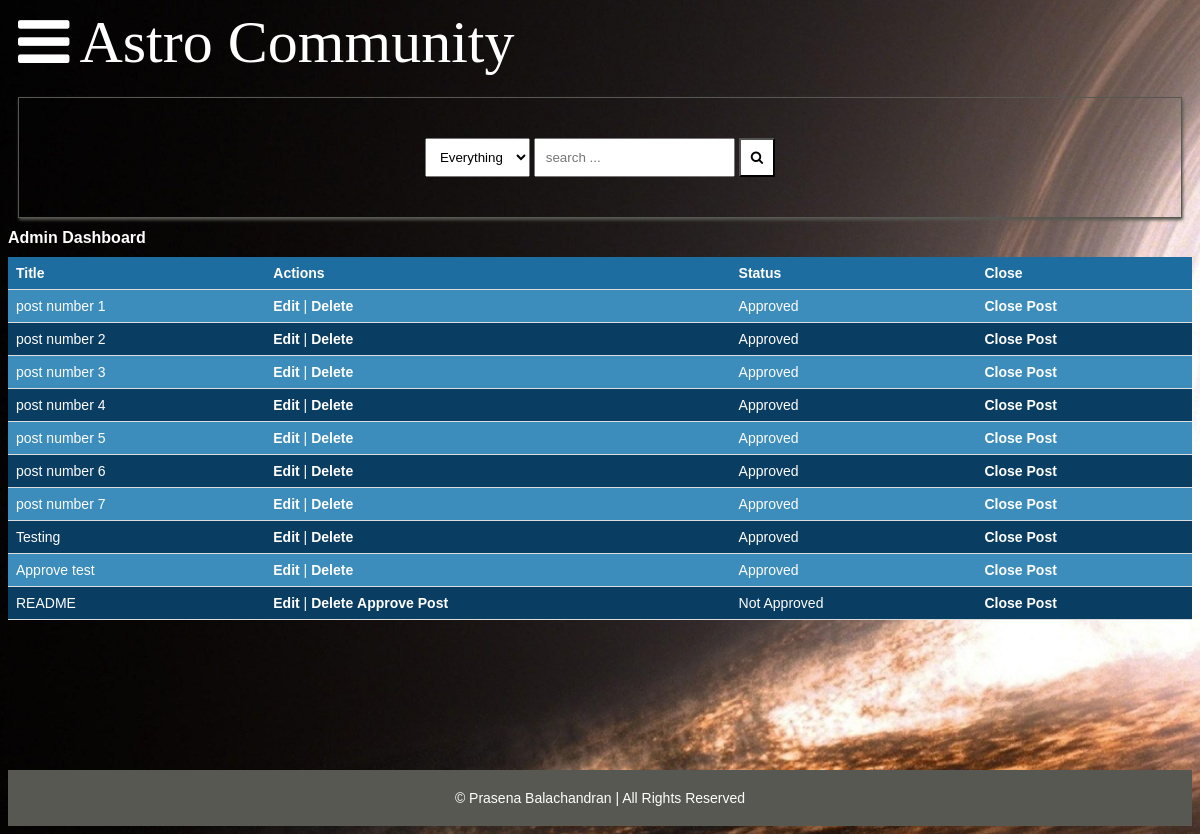
Page /admin_dashboard/ on the earlier database version.
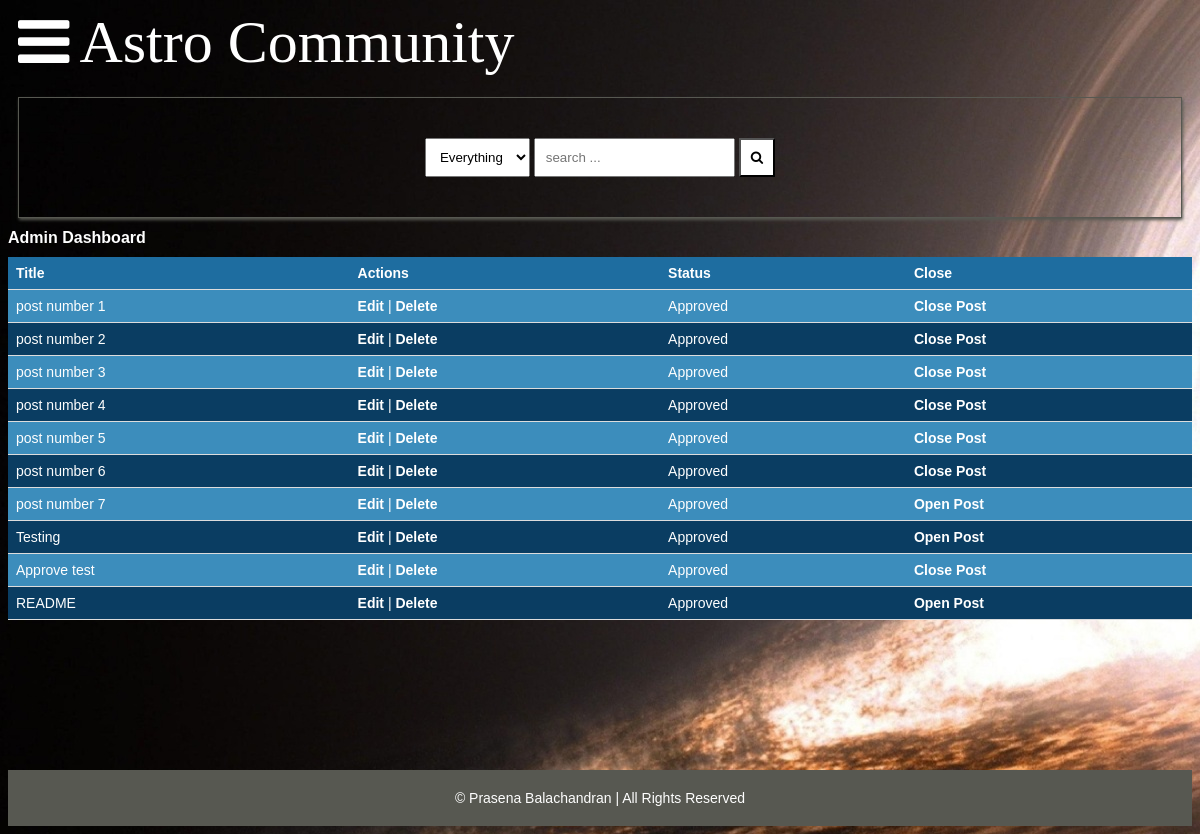
Same page on the later database version.
### main/models.py (models this page shows, shortened)
class Post(models.Model):
    title = models.CharField(max_length=400)
    slug = models.SlugField(max_length=400, unique=True, blank=True)
    user = models.ForeignKey(Author, on_delete=models.CASCADE)
    content = HTMLField()
    categories = models.ManyToManyField(Category)
    date = models.DateTimeField(auto_now_add=True)
    approved = models.BooleanField(default=False)
    hit_count_generic = GenericRelation(
        HitCount,
        object_id_field="object_pk",
        related_query_name="hit_count_generic_relation",
    )
    tags = TaggableManager()
    comments = models.ManyToManyField(Comment, blank=True)
    closed = models.BooleanField(default=False)
    state = models.CharField(max_length=40, default="zero")
    closed = models.BooleanField(default=False)

### main/views.py (the view)
# urls.py: path('admin_dashboard/', views.admin_dashboard, name='admin_dashboard'),
def admin_dashboard(request):
    posts = Post.objects.all()
    return render(request, 'admin_dashboard.html', {'posts': posts})

### main/context_processors.py (called while the page is built, shortened)
def searchFunction(request):
    search_context = {}
    posts = Post.objects.all()
    return search_context

### templates/admin_dashboard.html (shortened to what this page needs)
{% extends 'base.html' %}
{% block content %}
    <h1>Admin Dashboard</h1>
    <table>
        <tr>
            <th>Title</th>
            <th>Actions</th>
            <th>Status</th>
            <th>Close</th>
        </tr>
        {% for post in posts %}
            <tr>
                <td>{{ post.title }}</td>
                <td>
                    <a href="{% url 'edit_post' post.pk %}">Edit</a> |
                    <a href="{% url 'delete_post' post.pk %}">Delete</a>
                    {% if not post.approved %}
                        <a href="{% url 'approve_post' pk=post.pk %}">Approve Post</a>
                    {% endif %}
                </td>
                <td>
                    {% if post.approved %}
                        Approved
                    {% else %}
                        Not Approved
                    {% endif %}
                </td>
                <td>
                    <a href="{% url 'toggle_close_post' post.pk %}">
                        {% if post.closed %}
                            Open Post
                        {% else %}
                            Close Post
                        {% endif %}
                    </a>
                </td>
            </tr>
        {% empty %}
            <tr>
                <td colspan="4">No posts found.</td>
            </tr>
        {% endfor %}
    </table>
{% endblock %}

Differences in the rows shown:
changed Post "post number 7": closed "Close Post" → "Open Post"
changed Post "Testing": closed "Close Post" → "Open Post"
changed Post "README": approved "Approve Post Not Approved" → "Approved"; closed "Close Post" → "Open Post"
